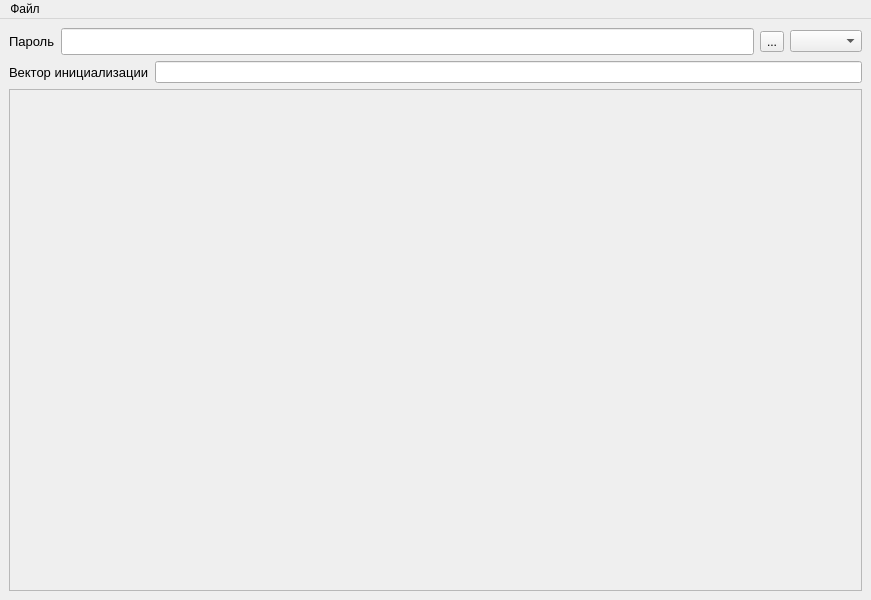
<?xml version="1.0" encoding="UTF-8"?>
<ui version="4.0">
 <class>CryptoWindow</class>
 <widget class="QMainWindow" name="CryptoWindow">
  <property name="geometry">
   <rect>
    <x>0</x>
    <y>0</y>
    <width>871</width>
    <height>600</height>
   </rect>
  </property>
  <property name="windowTitle">
   <string>Шифрование файлов алгоритмом Serpent</string>
  </property>
  <widget class="QWidget" name="centralwidget">
   <layout class="QVBoxLayout" name="verticalLayout_3">
    <item>
     <layout class="QHBoxLayout" name="horizontalLayout">
      <property name="sizeConstraint">
       <enum>QLayout::SetMinimumSize</enum>
      </property>
      <item>
       <widget class="QLabel" name="label_2">
        <property name="font">
         <font>
          <pointsize>10</pointsize>
         </font>
        </property>
        <property name="text">
         <string>Пароль</string>
        </property>
       </widget>
      </item>
      <item>
       <widget class="QLineEdit" name="passEdit">
        <property name="font">
         <font>
          <pointsize>12</pointsize>
         </font>
        </property>
        <property name="echoMode">
         <enum>QLineEdit::Password</enum>
        </property>
       </widget>
      </item>
      <item>
       <widget class="QToolButton" name="passShowButton">
        <property name="text">
         <string>...</string>
        </property>
        <property name="iconSize">
         <size>
          <width>24</width>
          <height>24</height>
         </size>
        </property>
        <property name="checkable">
         <bool>true</bool>
        </property>
       </widget>
      </item>
      <item>
       <layout class="QVBoxLayout" name="verticalLayout_2">
        <property name="sizeConstraint">
         <enum>QLayout::SetMinimumSize</enum>
        </property>
        <item>
         <widget class="QComboBox" name="modeBox"/>
        </item>
       </layout>
      </item>
     </layout>
    </item>
    <item>
     <layout class="QHBoxLayout" name="horizontalLayout_2">
      <item>
       <widget class="QLabel" name="label">
        <property name="font">
         <font>
          <pointsize>10</pointsize>
         </font>
        </property>
        <property name="text">
         <string>Вектор инициализации</string>
        </property>
       </widget>
      </item>
      <item>
       <widget class="QLineEdit" name="vector_input"/>
      </item>
     </layout>
    </item>
    <item>
     <widget class="QScrollArea" name="scrollArea">
      <property name="widgetResizable">
       <bool>true</bool>
      </property>
      <widget class="QWidget" name="scrollAreaWidgetContents">
       <property name="geometry">
        <rect>
         <x>0</x>
         <y>0</y>
         <width>851</width>
         <height>498</height>
        </rect>
       </property>
       <layout class="QGridLayout" name="gridLayout">
        <item row="0" column="1">
         <layout class="QVBoxLayout" name="widgetSpace"/>
        </item>
        <item row="1" column="1">
         <spacer name="verticalSpacer">
          <property name="orientation">
           <enum>Qt::Vertical</enum>
          </property>
          <property name="sizeHint" stdset="0">
           <size>
            <width>20</width>
            <height>40</height>
           </size>
          </property>
         </spacer>
        </item>
       </layout>
      </widget>
     </widget>
    </item>
   </layout>
  </widget>
  <widget class="QMenuBar" name="menubar">
   <property name="geometry">
    <rect>
     <x>0</x>
     <y>0</y>
     <width>871</width>
     <height>21</height>
    </rect>
   </property>
   <widget class="QMenu" name="menu">
    <property name="title">
     <string>Файл</string>
    </property>
    <addaction name="addFile"/>
    <addaction name="removeFile"/>
   </widget>
   <addaction name="menu"/>
  </widget>
  <action name="addFile">
   <property name="text">
    <string>Добавить файл</string>
   </property>
  </action>
  <action name="removeFile">
   <property name="text">
    <string>Убрать файл</string>
   </property>
  </action>
 </widget>
 <resources/>
 <connections/>
</ui>
